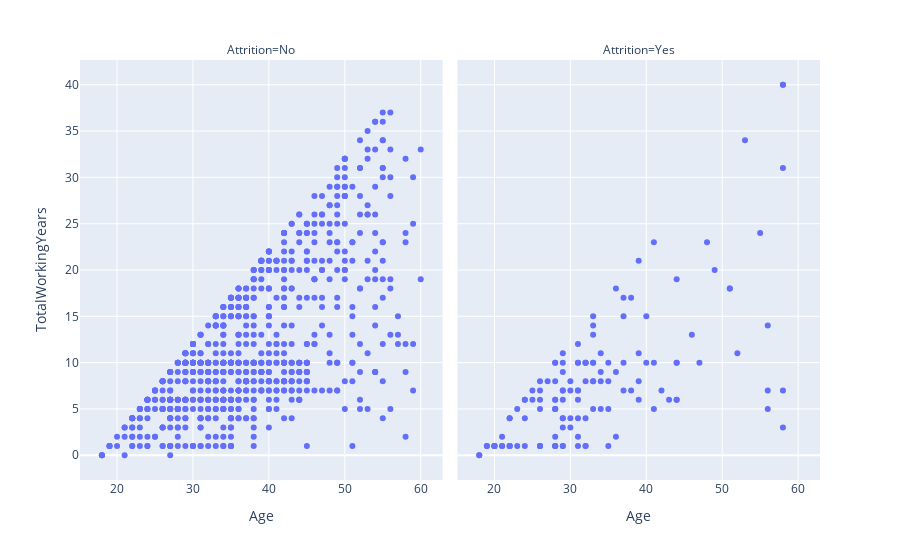

The code cell stored with this chart in its notebook:
### Markdown cell above
**Pertanyaan Nomor 7**\
7. Bagaimana jika kita ingin memvisualisasikan apakah ada korelasi antara kolom `Age` dengan kolom `TotalWorkingYears` pada departemen **Research & Development** ?

### Code cell
# subset the data only Research & Development
rnd = attrition[attrition['Department'] == 'Research & Development']

px.scatter(rnd,
          x = 'Age',
          y = 'TotalWorkingYears',
          facet_col='Attrition')

### Figure 1 — Plotly figure (JSON) as saved in the notebook; plotly's stock layout.template omitted (floating-point values rounded to 4 significant figures; data arrays with more than 128 entries replaced by an {"elided": "..."} marker saying what was removed)
{"data": [{"hovertemplate": "Attrition=No<br>Age=%{x}<br>TotalWorkingYears=%{y}<extra></extra>", "legendgroup": "", "marker": {"color": "#636efa", "symbol": "circle"}, "mode": "markers", "name": "", "orientation": "v", "showlegend": false, "type": "scatter", "x": {"elided": "828 int values"}, "xaxis": "x", "y": {"elided": "828 int values"}, "yaxis": "y"}, {"hovertemplate": "Attrition=Yes<br>Age=%{x}<br>TotalWorkingYears=%{y}<extra></extra>", "legendgroup": "", "marker": {"color": "#636efa", "symbol": "circle"}, "mode": "markers", "name": "", "orientation": "v", "showlegend": false, "type": "scatter", "x": {"elided": "133 int values"}, "xaxis": "x2", "y": {"elided": "133 int values"}, "yaxis": "y2"}], "layout": {"annotations": [{"font": {}, "showarrow": false, "text": "Attrition=No", "x": 0.245, "xanchor": "center", "xref": "paper", "y": 1, "yanchor": "bottom", "yref": "paper"}, {"font": {}, "showarrow": false, "text": "Attrition=Yes", "x": 0.755, "xanchor": "center", "xref": "paper", "y": 1, "yanchor": "bottom", "yref": "paper"}], "legend": {"tracegroupgap": 0}, "margin": {"t": 60}, "xaxis": {"anchor": "y", "domain": [0, 0.49], "title": {"text": "Age"}}, "xaxis2": {"anchor": "y2", "domain": [0.51, 1], "matches": "x", "title": {"text": "Age"}}, "yaxis": {"anchor": "x", "domain": [0, 1], "title": {"text": "TotalWorkingYears"}}, "yaxis2": {"anchor": "x2", "domain": [0, 1], "matches": "y", "showticklabels": false}}}
